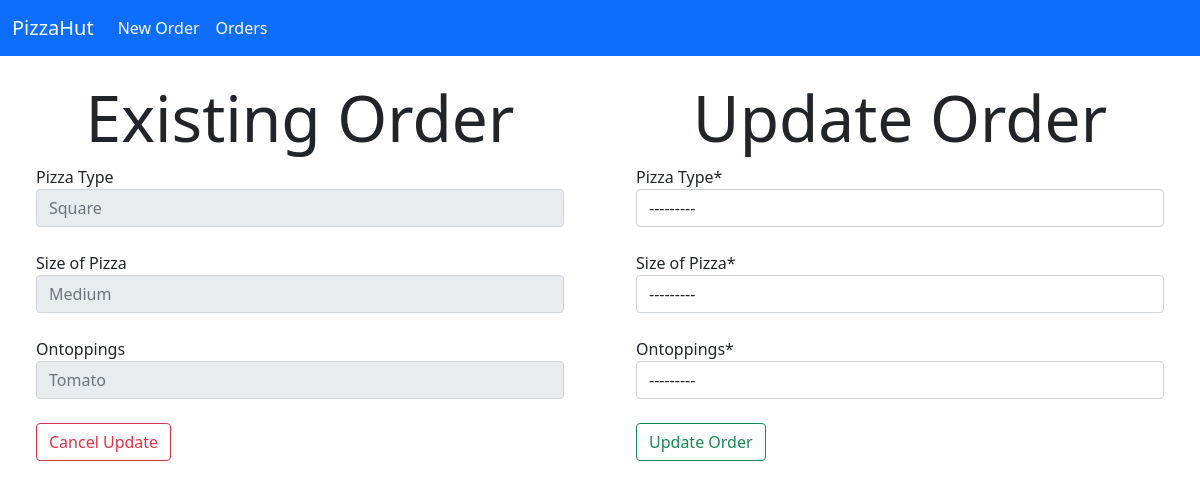
Page /update/5 on the committed database.
### pizzastorings/models.py (models this page shows)
class Pizza(models.Model):
    types = (
        ('Rectange', 'Rectangle'),
        ('Square', 'Square')
    )
    toppings =(
        ('Onion', 'Onion'),
        ('Tomato', 'Tomato'),
        ('Corn', 'Corn'),
        ('Capsicum', 'Capsicum'),
        ('Cheese', 'Cheese'),
        ('Jalapeno', 'Jalapeno')
    )
    sizes = (
        ('Small', 'Small'),
        ('Medium', 'Medium'),
        ('Large', 'Large')
    )
    pizzatype = models.CharField(max_length=10, choices=types, verbose_name="Pizza Type")
    pizzasize = models.CharField(max_length=10, choices=sizes, verbose_name="Size of Pizza")
    ontoppings = MultiSelectField(choices=toppings)

### pizzastorings/views.py (the view)
# urls.py: path('update/<int:id>', update, name="update"),
def update(request, id):
    if request.method == 'POST':
        obj = get_object_or_404(Pizza, id=id)
        form = PizzaForm(request.POST or None, instance= obj)
        if form.is_valid():
            obj = form.save(commit=False)
            obj.save()
            return redirect(successupdate)
        else:
            return HttpResponse("Not stored")
    else:
        form = PizzaForm()
        data = Pizza.objects.filter(id=id)
        return render(request, 'update.html', {'data':data, 'form':form})

### pizzastorings/forms.py
class PizzaForm(ModelForm):
    class Meta:
        model = Pizza
        fields = ['pizzatype', 'pizzasize', 'ontoppings']

### pizzastorings/templates/update.html (shortened to what this page needs)
{% load crispy_forms_tags %}
<html lang="en">
  <head>
    <link
      href="https://cdn.jsdelivr.net/npm/bootstrap@5.0.2/dist/css/bootstrap.min.css"
      rel="stylesheet"
    />
  </head>
  <body>
    <nav class="navbar navbar-expand-lg navbar navbar-dark bg-primary">
      <div class="container-fluid">
        <a class="navbar-brand mb-0 h1" href="#">PizzaHut</a>
        <div class="collapse navbar-collapse" id="navbarNav">
          <ul class="navbar-nav">
            <li class="nav-item">
              <a
                class="nav-link active"
                aria-current="page"
                href="{% url 'index' %}"
                >New Order</a
              >
            </li>
            <li class="nav-item">
              <a
                class="nav-link active"
                aria-current="page"
                href="{% url 'display' %}"
                >Orders</a
              >
            </li>
          </ul>
        </div>
      </div>
    </nav>
    <br />
    <div class="container-fluid">
      <div class="row">
        <div class="col-lg-6">
          <center><h1 class="display-3">Existing Order</h1></center>
          {% csrf_token %} {% for d in data %} {% csrf_token %}
          <section class="section">
            <div class="container">
              <div class="columns">
                <div class="column is-half is-offset-one-quarter">
                  <div class="field">
                    <label for="exampleInputEmail1">Pizza Type</label>
                    <input type="email" class="form-control"  aria-describedby="emailHelp" placeholder="{{ d.pizzatype }}" disabled>
                  </div>
                  <br />
                  <div class="field">
                    <label for="exampleInputEmail1">Size of Pizza</label>
                    <input type="email" class="form-control"  aria-describedby="emailHelp" placeholder="{{ d.pizzasize }}" disabled>
                  </div>
                  <br />
                  <div class="field">
                    <label for="exampleInputEmail1">Ontoppings</label>
                    <input type="email" class="form-control" id="exampleInputEmail1" aria-describedby="emailHelp" placeholder="{{ d.ontoppings }}" disabled>
                  </div>
                </div>
              </div>
              <br>
              <a href="{% url 'cancelupdate' %}"><input type="submit" value="Cancel Update" class="btn btn-outline-danger"/></a>
            </div>
          </section>
          {% endfor %}
        </div>
        <div class="col-lg-6">
          <center><h1 class="display-3">Update Order</h1></center>
          <form method="POST">
            <section class="section">
              <div class="container">
                <div class="columns">
                  <div class="column is-half is-offset-one-quarter">
                    <div class="field">
                      <div class="control">
                        {{ form.pizzatype|as_crispy_field }}
                      </div>
                    </div>
                    <br />
                    <div class="field">
                      <div class="control">
                        {{ form.pizzasize|as_crispy_field }}
                      </div>
                    </div>
                    <br />
                    <div class="field">
                      <div class="control">
                        {{ form.ontoppings|as_crispy_field }}
                      </div>
                    </div>
                  </div>
                </div>
                <br />
                <input type="submit" value="Update Order" class="btn btn-outline-success" />
              </div>
            </section>
          </form>
        </div>
      </div>
    </div>
  </body>
</html>

### rows in the picture
Pizza: pizzatype "Square", pizzasize "Medium", ontoppings "Tomato"
